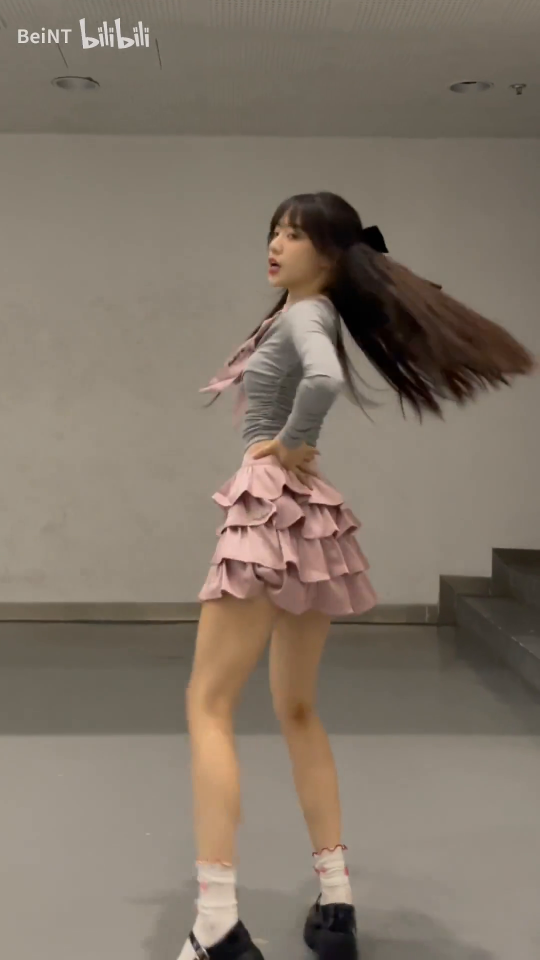
#> input picture input.png, 1080 x 1920 px (shown at 1/2 size)
$ python opencv_affine_transform.py
#> lines starting #> are read from the running program, lines starting #| are printed output that depends on the picture; after the words box and inside, x2 and y2 are one past the last pixel; in counts of white or black regions, pixels touching at a corner belong together
import cv2
import numpy as np
import math

def get_dir(src_point, rot_rad):
    """Rotate the point by `rot_rad` degree."""
    sn, cs = np.sin(rot_rad), np.cos(rot_rad)

    src_result = [0, 0]
    src_result[0] = src_point[0] * cs - src_point[1] * sn
    src_result[1] = src_point[0] * sn + src_point[1] * cs

    return src_result

def get_3rd_point(a, b):
    """Return vector c that perpendicular to (a - b)."""
    direct = a - b
    return b + np.array([-direct[1], direct[0]], dtype=np.float32)


def get_affine_transform(center,
                         scale,
                         rot,
                         output_size,
                         shift=np.array([0, 0], dtype=np.float32),
                         inv=0,
                         align=False):
    if not isinstance(scale, np.ndarray) and not isinstance(scale, list):
        scale = np.array([scale, scale])

    scale_tmp = scale
    src_w = scale_tmp[0]
    dst_w = output_size[0]
    dst_h = output_size[1]

    # 涉及旋转增强
    # 给定 src 点坐标和绕原点中心点（0,0）的旋转角度的情况下获取目标点坐标
    rot_rad = np.pi * rot / 180
    src_dir = get_dir([0, src_w * -0.5], rot_rad)
    dst_dir = np.array([0, dst_w * -0.5], np.float32)


    # 源 3个点(2维坐标)  目标 3个点(2维度坐标)
    src = np.zeros((3, 2), dtype=np.float32)
    dst = np.zeros((3, 2), dtype=np.float32)

    # 先算2个点
    # scale_tmp * shift shift=-0.05~0.05 两个点的位移 不会超过scale_tmp(bbox的宽高)
    # src_w就是scale（bbox宽高, 按目标尺寸按比例缩放后的)  ? dst_dir 是(0, -目标宽/2) 需要确保 宽比高小 ?
    src[0, :] = center + scale_tmp * shift
    src[1, :] = center + src_dir + scale_tmp * shift  # 也是中心点(向量) + (0, box宽*0.5)

    # 目标坐标: 第一个点 是 目标分辨率图片的中心点 , 对应 原图的bbox的中心点(加上轻微的位移 scale_tmp * shift )
    dst[0, :] = [dst_w * 0.5, dst_h * 0.5]
    dst[1, :] = np.array([dst_w * 0.5, dst_h * 0.5]) + dst_dir # 等价于 [dst_w * 0.5, (dst_h-dst_w) * 0.5]


    # 第三个点 简单直接返回垂直于a-b的向量 ax*bx = -ay*by 取 bx=-ay by=ax 即(-ay, ax)
    src[2:, :] = get_3rd_point(src[0, :], src[1, :])
    dst[2:, :] = get_3rd_point(dst[0, :], dst[1, :])

    # dst 是固定的
    # dst = [[72. 96.]
    #        [72. 24.]  24 = 96. - 72.
    #        [ 0. 24.]]

    if inv:
        trans = cv2.getAffineTransform(np.float32(dst), np.float32(src))
    else:
        trans = cv2.getAffineTransform(np.float32(src), np.float32(dst))

    # trans = (2, 3)

    return trans

def affine_transform(pt, t):
    # new_pt 2D上的齐次坐标(位置向量)
    new_pt = np.array([pt[0], pt[1], 1.]).T
    new_pt = np.dot(t, new_pt)
    return new_pt[:2]


img_src = cv2.imread('input.png') # 1080x1920
#> img_src is the input picture: shape (1920, 1080, 3); mean B, G, R 105.2, 118.2, 130


print(f"w = {img_src.shape[1]}")
#| w = 1080
print(f"h = {img_src.shape[0]}")
#| h = 1920
print(f"\n")

fbo_width  = 144
fbo_height = 192
#center = np.array([540, 960])
center = np.array([1080, 960])
scale  = np.array([400, int(400 * fbo_height * 1.0 / fbo_width   )])
rotate_angle = 5  # 框顺时针转30度 图片实际是逆时针转30度
shift = 0.0 # 中心点 在 scale*shift移动

print(f"scale = {scale}\n")

trans = get_affine_transform(center, scale, rotate_angle, [fbo_width, fbo_height], shift=shift)

print(f"trans = \n{trans}, {trans.shape}") # shape = (2, 3)
# 这里会把原图 应用仿射变换 缩小到 H:194 W: 144
img_dst = cv2.warpAffine(img_src, trans, (fbo_width, fbo_height), flags=cv2.INTER_LINEAR)
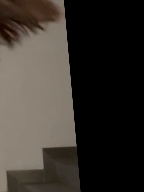
#> img_dst: shape (192, 144, 3); mean B, G, R 45.3, 51.3, 56.5

RS = trans[:,[0,1]]
T  = trans[:,2]

print(f"RS = \n{RS}\n{RS.shape}\nT = \n{T}\n{T.shape}")
print(f"\n")


inv_RS = np.linalg.inv(RS)    # 不能直接传入trans(.shape=(2,3)) # array must be square

inv_T  = - np.dot(inv_RS, T)  # 对于二维数组，np.dot和np.matmul的结果是相同的

print(f"inv_RS = \n{inv_RS}\n{inv_RS.shape}\ninv_T = \n{inv_T}\n{inv_T.shape}")

inv_trans = np.c_[inv_RS, inv_T] # c_ 不会就地操作 不改变 inv_RS

print(f"inv_trans = \n{inv_trans}\n{inv_trans.dtype}\n{inv_trans.shape}")

print(f"\n")
# y = RS * x + t  RS矩阵可逆 t位移向量
# y - t = Rs * x
# (RS)^-1 * (y - t) = x
# x = (RS)^-1 * y - ((RS)^-1 * t)   旋转缩放矩阵取逆   位移取反,并且要乘上逆旋转缩放矩阵
# x = S^-1 * R^-1 * y - ((RS)^-1 * t)   也就是变成先做原来的旋转反方向,再缩放原来的倒数
#                                    或者再理解成  (RS)^-1 * (S*S^-1) = (S^-1*R^-1*S^1) * S^-1  也就是缩放是原来的倒数, 但是旋转就不只是原来的逆方向旋转


# 画出变换后的4个角落点 对应原来图上哪个位置
dst_to_src_trans = get_affine_transform(center, scale, rotate_angle, [fbo_width, fbo_height], shift=shift, inv=1)
print(f"dst_to_src_trans =\n{dst_to_src_trans}, {dst_to_src_trans.dtype}, {dst_to_src_trans.shape}")

'''
.---------> x
| p0     p1
|
|
| p2     p3
y
'''
p0 = affine_transform([0,           0           ], dst_to_src_trans).astype(np.int32)
p1 = affine_transform([fbo_width,   0           ], dst_to_src_trans).astype(np.int32)
p2 = affine_transform([0,           fbo_height  ], dst_to_src_trans).astype(np.int32)
p3 = affine_transform([fbo_width,   fbo_height  ], dst_to_src_trans).astype(np.int32)


cv2.line(img_src,  p0,  p1,  (0, 0, 255), thickness=2) # 横
#> img_src: shape (1920, 1080, 3); 0.03% of pixels changed, all inside (x1, y1, x2, y2) = (903, 675, 1080, 694)
cv2.line(img_src,  p0,  p2,  (0, 0, 255), thickness=2) # 竖
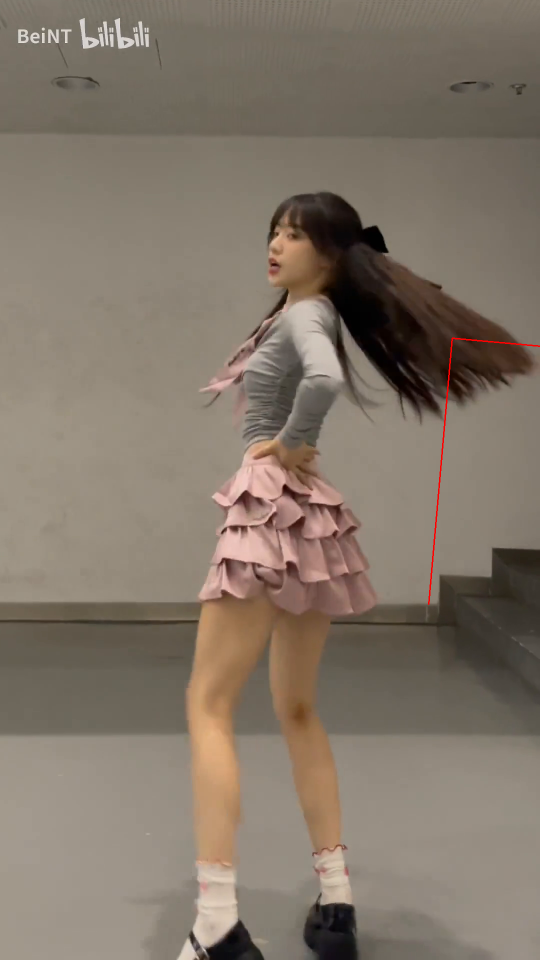
#> img_src: shape (1920, 1080, 3) (shown at 1/2 size); mean B, G, R 105.1, 118.1, 130.2

cv2.line(img_src,  p2,  p3,  (255, 0, 0), thickness=2)
#> img_src: shape (1920, 1080, 3); 0.03% of pixels changed, all inside (x1, y1, x2, y2) = (856, 1207, 1080, 1230)
cv2.line(img_src,  p1,  p3,  (255, 0, 0), thickness=2)


cv2.imshow('affine_warp', img_dst)
cv2.imshow('src', img_src)
cv2.waitKey(0)


def cos(angle_in_degrees):
    angle_in_radians = math.radians(angle_in_degrees)
    cos_value = math.cos(angle_in_radians)
    return cos_value

def sin(angle_in_degrees):
    angle_in_radians = math.radians(angle_in_degrees)
    sin_value = math.sin(angle_in_radians)
    return sin_value


to_center = center.astype(np.float64)
point     = - scale / 2.0  # 左下角

rotateM = np.array([  # 这个矩阵的正角是逆时针 rotate_angle的定义是顺时针 所以这里角度不用取反, 就已经是逆操作了
            [cos(rotate_angle), -sin(rotate_angle)],
            [sin(rotate_angle),  cos(rotate_angle)]] , dtype=np.float64)

pointRotated = np.dot(rotateM, point)

pointRotated_Ori = pointRotated + to_center
print(f"pointRotated_Ori = {pointRotated_Ori}")

# 所以 get_affine_transform inv=1 就是从dst往srt的仿射变换---对dst坐标,先缩放再旋转(绕原点)最后平移,得到srt的坐标
